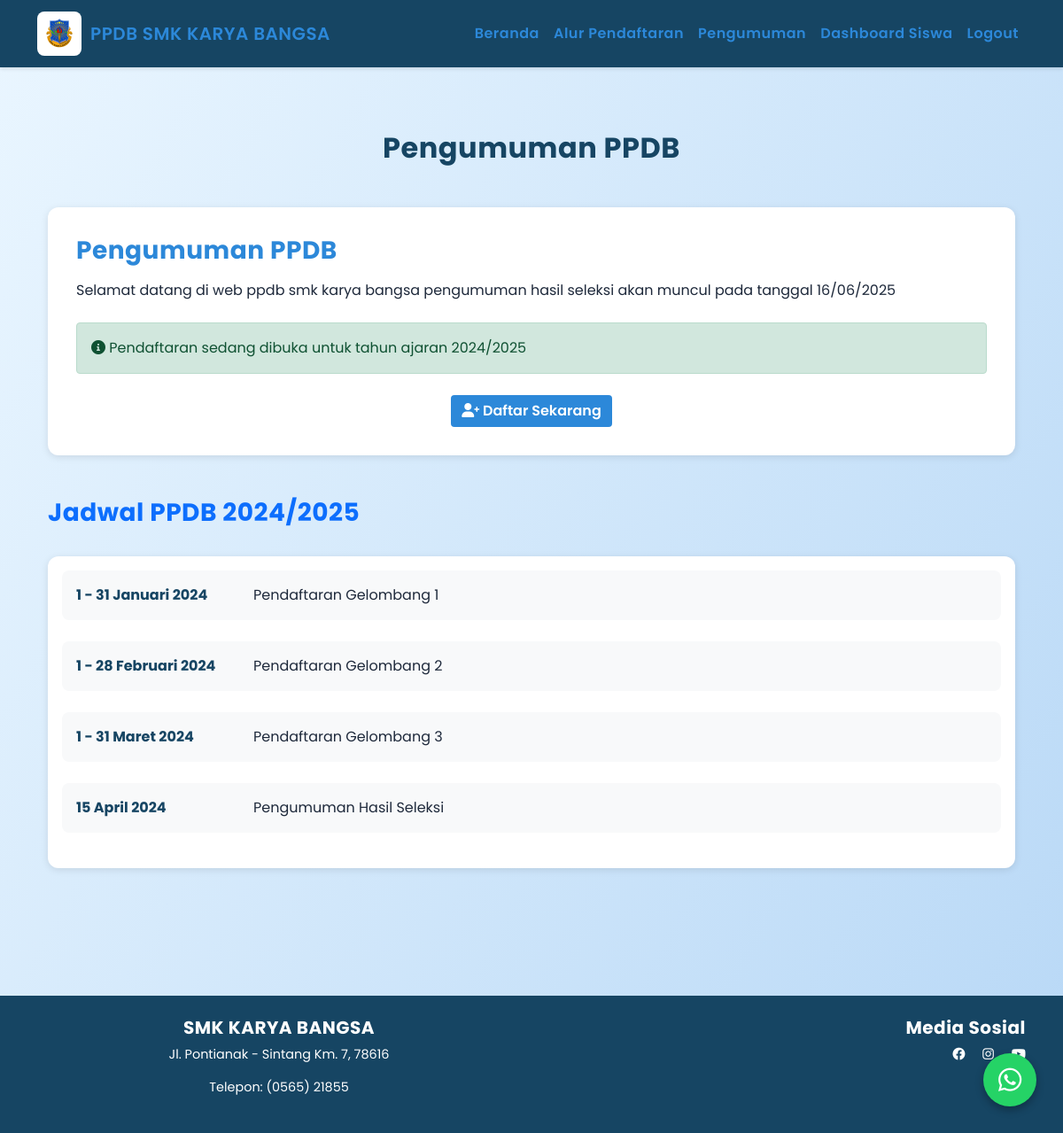
/pengumuman (signed in), run on the app's committed database.
### models.py (models this page shows)
class PpdbSettings(db.Model):
    id = db.Column(db.Integer, primary_key=True)
    registration_open = db.Column(db.Boolean, default=True)
    academic_year = db.Column(db.String(10))
    quota_per_major = db.Column(db.Integer)
    announcement_title = db.Column(db.String(200))
    announcement_content = db.Column(db.Text)
    show_announcement = db.Column(db.Boolean, default=False)

### routes/main.py (the view)
@main.route('/pengumuman')
def pengumuman():
    settings = PpdbSettings.query.first()
    approved_students = Siswa.query.filter_by(status='approved').all()
    return render_template('pengumuman.html',
                         settings=settings,
                         approved_students=approved_students)

### app.py (called while the page is built)
@app.before_request
def before_request():
    print(f"Incoming {request.method} request to {request.path}")

### templates/pengumuman.html (shortened to what this page needs)
{% extends 'base.html' %}
{% block content %}
<div class="container py-5">
    <div class="announcement-section">
        <h2 class="text-center mb-5" style="color:#164563;">Pengumuman PPDB</h2>
        {% if settings and settings.show_announcement %}
            <div class="announcement-card" style="background:white;border-radius:12px;padding:2rem;box-shadow:0 2px 8px rgba(0,0,0,0.1);">
                <h3 style="color:#2C88D9;margin-bottom:1rem;">{{ settings.announcement_title }}</h3>
                <div class="announcement-content">
                    {{ settings.announcement_content | safe }}
                </div>
                {% if settings.registration_open %}
                    <div class="alert alert-success mt-4">
                        <i class="fas fa-info-circle"></i>
                        Pendaftaran sedang dibuka untuk tahun ajaran {{ settings.academic_year }}
                    </div>
                    <div class="text-center mt-4">
                        <a href="{{ url_for('auth.register') }}" class="btn btn-primary">
                            <i class="fas fa-user-plus"></i> Daftar Sekarang
                        </a>
                    </div>
                {% else %}
                    <div class="alert alert-warning mt-4">
                        <i class="fas fa-exclamation-triangle"></i>
                        Pendaftaran untuk tahun ajaran {{ settings.academic_year }} sudah ditutup
                    </div>
                {% endif %}
            </div>
        {% else %}
            <div class="no-announcement text-center">
                <i class="fas fa-inbox fa-3x mb-3" style="color:#164563;"></i>
                <h3>Belum ada pengumuman</h3>
                <p>Silakan cek kembali nanti.</p>
            </div>
        {% endif %}
    </div>
    <div class="schedule-section mt-5">
        <h3 class="text-primary mb-4">Jadwal PPDB 2024/2025</h3>
        <div class="timeline">
            <div class="timeline-item">
                <div class="date">1 - 31 Januari 2024</div>
                <div class="event">Pendaftaran Gelombang 1</div>
            </div>
            <div class="timeline-item">
                <div class="date">1 - 28 Februari 2024</div>
                <div class="event">Pendaftaran Gelombang 2</div>
            </div>
            <div class="timeline-item">
                <div class="date">1 - 31 Maret 2024</div>
                <div class="event">Pendaftaran Gelombang 3</div>
            </div>
            <div class="timeline-item">
                <div class="date">15 April 2024</div>
                <div class="event">Pengumuman Hasil Seleksi</div>
            </div>
        </div>
    </div>
</div>
{% endblock %}

### static/style.css (style rules this page uses)
:root { --primary-color: #164563; --secondary-color: #2D5A7B; --accent-color: #2C88D9; --background-light: #f8fafc; --text-dark: #1e293b; --text-light: #64748b; --white: #ffffff; --spacing-sm: 1rem; --spacing-md: 2rem; --spacing-lg: 4rem; --border-radius: 8px; }
body { background: linear-gradient(rgba(187, 218, 237, 0.85),rgba(44,136,217,0.7)), url('../static/images/bg-ppdb.jpg') center center/cover no-repeat; }
.container { max-width: 1200px; margin: 0 auto; padding: 0 var(--spacing-md); }
.alert { padding: 10px; margin: 10px 0; border-radius: 4px; background-color: #f8d7da; color: #721c24; border: 1px solid #f5c6cb; }

### templates/base.html (style rules this page uses)
body, html { font-family: 'Poppins', Arial, Helvetica, sans-serif !important; color: #1e293b; background: linear-gradient(120deg, #eaf6ff 0%, #b8d8f6 100%); }
h1, h2, h3, h4, h5, h6 { font-family: 'Poppins', Arial, Helvetica, sans-serif !important; color: #164563; font-weight: 700; letter-spacing: 0.5px; }
.navbar, .footer, .btn, .btn-primary, .btn-outline-primary { font-family: 'Poppins', Arial, Helvetica, sans-serif !important; }
.btn-primary, .btn.btn-primary { background: #2C88D9 !important; border: none !important; color: #fff !important; font-weight: 600; }

### templates/pengumuman.html (style rules this page uses)
.timeline { margin: 2rem 0; padding: 1rem; background: white; border-radius: 12px; box-shadow: 0 2px 8px rgba(0,0,0,0.1); }
.timeline-item { display: flex; margin-bottom: 1.5rem; padding: 1rem; background: #f8f9fa; border-radius: 8px; }
.timeline-item .date { font-weight: bold; color: var(--primary-color); min-width: 200px; }
.timeline-item .event { color: var(--text-dark); }

### data on the page
PpdbSettings: announcement_title "Pengumuman PPDB", announcement_content "Selamat datang di web ppdb smk karya bangsa pengumuman hasil seleksi akan muncul pada tanggal 16/06/2025", academic_year "2024/2025"
